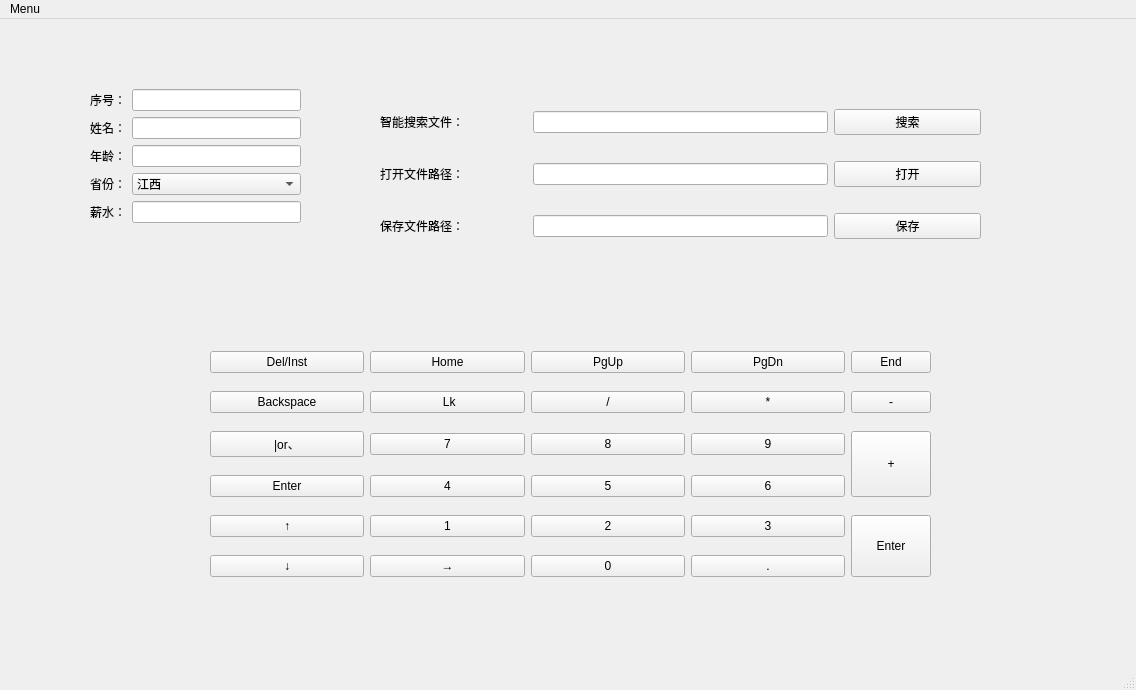
<?xml version="1.0" encoding="UTF-8"?>
<ui version="4.0">
 <class>mainWindow</class>
 <widget class="QMainWindow" name="mainWindow">
  <property name="geometry">
   <rect>
    <x>0</x>
    <y>0</y>
    <width>1136</width>
    <height>690</height>
   </rect>
  </property>
  <property name="windowTitle">
   <string>MainWindow</string>
  </property>
  <widget class="QWidget" name="centralwidget">
   <widget class="QWidget" name="layoutWidget">
    <property name="geometry">
     <rect>
      <x>210</x>
      <y>320</y>
      <width>721</width>
      <height>251</height>
     </rect>
    </property>
    <layout class="QGridLayout" name="gridLayout">
     <item row="0" column="4">
      <widget class="QPushButton" name="pushButton_22">
       <property name="text">
        <string>End</string>
       </property>
      </widget>
     </item>
     <item row="2" column="3">
      <widget class="QPushButton" name="pushButton_3">
       <property name="text">
        <string>9</string>
       </property>
      </widget>
     </item>
     <item row="3" column="1">
      <widget class="QPushButton" name="pushButton_5">
       <property name="text">
        <string>4</string>
       </property>
      </widget>
     </item>
     <item row="0" column="2">
      <widget class="QPushButton" name="pushButton_12">
       <property name="text">
        <string>PgUp</string>
       </property>
      </widget>
     </item>
     <item row="2" column="1">
      <widget class="QPushButton" name="pushButton">
       <property name="text">
        <string>7</string>
       </property>
      </widget>
     </item>
     <item row="5" column="1">
      <widget class="QPushButton" name="pushButton_13">
       <property name="text">
        <string>→</string>
       </property>
      </widget>
     </item>
     <item row="0" column="1">
      <widget class="QPushButton" name="pushButton_10">
       <property name="text">
        <string>Home</string>
       </property>
      </widget>
     </item>
     <item row="4" column="3">
      <widget class="QPushButton" name="pushButton_7">
       <property name="text">
        <string>3</string>
       </property>
      </widget>
     </item>
     <item row="0" column="3">
      <widget class="QPushButton" name="pushButton_8">
       <property name="text">
        <string>PgDn</string>
       </property>
      </widget>
     </item>
     <item row="4" column="2">
      <widget class="QPushButton" name="pushButton_11">
       <property name="text">
        <string>2</string>
       </property>
      </widget>
     </item>
     <item row="5" column="3">
      <widget class="QPushButton" name="pushButton_15">
       <property name="text">
        <string>.</string>
       </property>
      </widget>
     </item>
     <item row="3" column="2">
      <widget class="QPushButton" name="pushButton_6">
       <property name="text">
        <string>5</string>
       </property>
      </widget>
     </item>
     <item row="1" column="0">
      <widget class="QPushButton" name="pushButton_24">
       <property name="text">
        <string>Backspace</string>
       </property>
      </widget>
     </item>
     <item row="5" column="2">
      <widget class="QPushButton" name="pushButton_14">
       <property name="text">
        <string>0</string>
       </property>
      </widget>
     </item>
     <item row="2" column="4" rowspan="2">
      <widget class="QPushButton" name="pushButton_20">
       <property name="sizePolicy">
        <sizepolicy hsizetype="Fixed" vsizetype="Minimum">
         <horstretch>0</horstretch>
         <verstretch>0</verstretch>
        </sizepolicy>
       </property>
       <property name="text">
        <string>+</string>
       </property>
      </widget>
     </item>
     <item row="3" column="0">
      <widget class="QPushButton" name="pushButton_26">
       <property name="text">
        <string>Enter</string>
       </property>
      </widget>
     </item>
     <item row="4" column="0">
      <widget class="QPushButton" name="pushButton_27">
       <property name="text">
        <string>↑</string>
       </property>
      </widget>
     </item>
     <item row="5" column="0">
      <widget class="QPushButton" name="pushButton_28">
       <property name="text">
        <string>↓</string>
       </property>
      </widget>
     </item>
     <item row="1" column="4">
      <widget class="QPushButton" name="pushButton_19">
       <property name="text">
        <string>-</string>
       </property>
      </widget>
     </item>
     <item row="1" column="3">
      <widget class="QPushButton" name="pushButton_17">
       <property name="text">
        <string>*</string>
       </property>
      </widget>
     </item>
     <item row="3" column="3">
      <widget class="QPushButton" name="pushButton_4">
       <property name="text">
        <string>6</string>
       </property>
      </widget>
     </item>
     <item row="1" column="2">
      <widget class="QPushButton" name="pushButton_18">
       <property name="text">
        <string>/</string>
       </property>
      </widget>
     </item>
     <item row="4" column="4" rowspan="2">
      <widget class="QPushButton" name="pushButton_21">
       <property name="sizePolicy">
        <sizepolicy hsizetype="Fixed" vsizetype="Minimum">
         <horstretch>0</horstretch>
         <verstretch>0</verstretch>
        </sizepolicy>
       </property>
       <property name="text">
        <string>Enter</string>
       </property>
      </widget>
     </item>
     <item row="2" column="2">
      <widget class="QPushButton" name="pushButton_2">
       <property name="text">
        <string>8</string>
       </property>
      </widget>
     </item>
     <item row="0" column="0">
      <widget class="QPushButton" name="pushButton_23">
       <property name="text">
        <string>Del/Inst</string>
       </property>
      </widget>
     </item>
     <item row="2" column="0">
      <widget class="QPushButton" name="pushButton_25">
       <property name="text">
        <string>|or、</string>
       </property>
      </widget>
     </item>
     <item row="4" column="1">
      <widget class="QPushButton" name="pushButton_9">
       <property name="text">
        <string>1</string>
       </property>
      </widget>
     </item>
     <item row="1" column="1">
      <widget class="QPushButton" name="pushButton_16">
       <property name="text">
        <string> Lk</string>
       </property>
      </widget>
     </item>
    </layout>
   </widget>
   <widget class="QWidget" name="layoutWidget">
    <property name="geometry">
     <rect>
      <x>90</x>
      <y>70</y>
      <width>211</width>
      <height>170</height>
     </rect>
    </property>
    <layout class="QFormLayout" name="formLayout">
     <item row="0" column="0">
      <widget class="QLabel" name="label">
       <property name="text">
        <string>序号：</string>
       </property>
      </widget>
     </item>
     <item row="0" column="1">
      <widget class="QLineEdit" name="lineEdit"/>
     </item>
     <item row="1" column="0">
      <widget class="QLabel" name="label_2">
       <property name="text">
        <string>姓名：</string>
       </property>
      </widget>
     </item>
     <item row="1" column="1">
      <widget class="QLineEdit" name="lineEdit_2"/>
     </item>
     <item row="2" column="0">
      <widget class="QLabel" name="label_3">
       <property name="text">
        <string>年龄：</string>
       </property>
      </widget>
     </item>
     <item row="2" column="1">
      <widget class="QLineEdit" name="lineEdit_3"/>
     </item>
     <item row="3" column="0">
      <widget class="QLabel" name="label_4">
       <property name="text">
        <string>省份：</string>
       </property>
      </widget>
     </item>
     <item row="3" column="1">
      <widget class="QComboBox" name="comboBox">
       <item>
        <property name="text">
         <string>江西</string>
        </property>
       </item>
       <item>
        <property name="text">
         <string>广东</string>
        </property>
       </item>
       <item>
        <property name="text">
         <string>安徽</string>
        </property>
       </item>
       <item>
        <property name="text">
         <string>山东</string>
        </property>
       </item>
      </widget>
     </item>
     <item row="4" column="0">
      <widget class="QLabel" name="label_5">
       <property name="text">
        <string>薪水：</string>
       </property>
      </widget>
     </item>
     <item row="4" column="1">
      <widget class="QLineEdit" name="lineEdit_4"/>
     </item>
    </layout>
   </widget>
   <widget class="QWidget" name="">
    <property name="geometry">
     <rect>
      <x>380</x>
      <y>70</y>
      <width>601</width>
      <height>171</height>
     </rect>
    </property>
    <layout class="QVBoxLayout" name="verticalLayout">
     <item>
      <layout class="QHBoxLayout" name="horizontalLayout_3">
       <item>
        <widget class="QLabel" name="label_8">
         <property name="sizePolicy">
          <sizepolicy hsizetype="Expanding" vsizetype="Preferred">
           <horstretch>1</horstretch>
           <verstretch>0</verstretch>
          </sizepolicy>
         </property>
         <property name="text">
          <string>智能搜索文件：</string>
         </property>
        </widget>
       </item>
       <item>
        <widget class="QLineEdit" name="lineEdit_7">
         <property name="sizePolicy">
          <sizepolicy hsizetype="Expanding" vsizetype="Fixed">
           <horstretch>2</horstretch>
           <verstretch>0</verstretch>
          </sizepolicy>
         </property>
        </widget>
       </item>
       <item>
        <widget class="QPushButton" name="pushButton_31">
         <property name="sizePolicy">
          <sizepolicy hsizetype="Expanding" vsizetype="Fixed">
           <horstretch>1</horstretch>
           <verstretch>0</verstretch>
          </sizepolicy>
         </property>
         <property name="text">
          <string>搜索</string>
         </property>
        </widget>
       </item>
      </layout>
     </item>
     <item>
      <layout class="QHBoxLayout" name="horizontalLayout">
       <item>
        <widget class="QLabel" name="label_6">
         <property name="sizePolicy">
          <sizepolicy hsizetype="Expanding" vsizetype="Preferred">
           <horstretch>1</horstretch>
           <verstretch>0</verstretch>
          </sizepolicy>
         </property>
         <property name="text">
          <string>打开文件路径：</string>
         </property>
        </widget>
       </item>
       <item>
        <widget class="QLineEdit" name="lineEdit_5">
         <property name="sizePolicy">
          <sizepolicy hsizetype="Expanding" vsizetype="Fixed">
           <horstretch>2</horstretch>
           <verstretch>0</verstretch>
          </sizepolicy>
         </property>
        </widget>
       </item>
       <item>
        <widget class="QPushButton" name="pushButton_29">
         <property name="sizePolicy">
          <sizepolicy hsizetype="Expanding" vsizetype="Fixed">
           <horstretch>1</horstretch>
           <verstretch>0</verstretch>
          </sizepolicy>
         </property>
         <property name="text">
          <string>打开</string>
         </property>
        </widget>
       </item>
      </layout>
     </item>
     <item>
      <layout class="QHBoxLayout" name="horizontalLayout_2">
       <item>
        <widget class="QLabel" name="label_7">
         <property name="sizePolicy">
          <sizepolicy hsizetype="Expanding" vsizetype="Preferred">
           <horstretch>1</horstretch>
           <verstretch>0</verstretch>
          </sizepolicy>
         </property>
         <property name="text">
          <string>保存文件路径：</string>
         </property>
        </widget>
       </item>
       <item>
        <widget class="QLineEdit" name="lineEdit_6">
         <property name="sizePolicy">
          <sizepolicy hsizetype="Expanding" vsizetype="Fixed">
           <horstretch>2</horstretch>
           <verstretch>0</verstretch>
          </sizepolicy>
         </property>
        </widget>
       </item>
       <item>
        <widget class="QPushButton" name="pushButton_30">
         <property name="sizePolicy">
          <sizepolicy hsizetype="Expanding" vsizetype="Fixed">
           <horstretch>1</horstretch>
           <verstretch>0</verstretch>
          </sizepolicy>
         </property>
         <property name="text">
          <string>保存</string>
         </property>
        </widget>
       </item>
      </layout>
     </item>
    </layout>
   </widget>
  </widget>
  <widget class="QMenuBar" name="menubar">
   <property name="geometry">
    <rect>
     <x>0</x>
     <y>0</y>
     <width>1136</width>
     <height>26</height>
    </rect>
   </property>
   <widget class="QMenu" name="menuMune">
    <property name="title">
     <string>Menu</string>
    </property>
    <addaction name="actionnew"/>
    <addaction name="separator"/>
    <addaction name="actionopen"/>
    <addaction name="separator"/>
    <addaction name="actionclose"/>
   </widget>
   <addaction name="menuMune"/>
  </widget>
  <widget class="QStatusBar" name="statusbar"/>
  <action name="actionnew">
   <property name="text">
    <string>new</string>
   </property>
   <property name="toolTip">
    <string>创建新文件</string>
   </property>
   <property name="shortcut">
    <string>Shift+A</string>
   </property>
  </action>
  <action name="actionopen">
   <property name="text">
    <string>open</string>
   </property>
  </action>
  <action name="actionclose">
   <property name="text">
    <string>close</string>
   </property>
  </action>
 </widget>
 <resources/>
 <connections/>
</ui>
